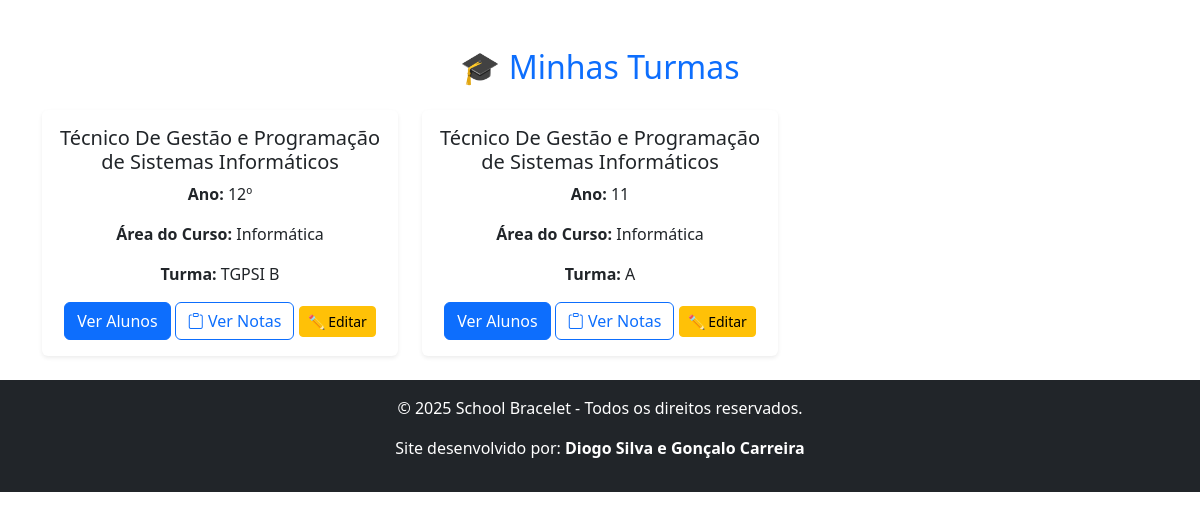
The app's page /views/professor_turmas.php (signed in) with its own data.
### tables this page shows
CREATE TABLE `turmas` (
  `id` int(11) NOT NULL,
  `nome` varchar(200) NOT NULL,
  `ano` varchar(10) NOT NULL,
  `area_curso` varchar(100) NOT NULL,
  `abreviatura_curso` varchar(20) NOT NULL,
  `letra_turma` varchar(5) NOT NULL,
  `professor_id` int(11) DEFAULT NULL,
  `modulos` text DEFAULT NULL,
  `observacoes` text DEFAULT NULL,
  `abreviatura` varchar(10) DEFAULT NULL
);

### views/professor_turmas.php (the view, shortened to what this page needs)
<?php
include '../config/db.php';
$professor_id = $_SESSION['user_id'];
$query = $conn->prepare("
    SELECT t.id, t.nome, t.ano, t.area_curso, t.abreviatura, t.letra_turma
    FROM turmas t
    WHERE t.professor_id = ?
");
$query->bind_param("i", $professor_id);
$query->execute();
$result = $query->get_result();
include '../includes/head.php';
?>
<div class="container mt-5">
    <h2 class="text-center text-primary">🎓 Minhas Turmas</h2>
    <?php if ($result->num_rows > 0): ?>
        <div class="row mt-4">
            <?php while ($turma = $result->fetch_assoc()): ?>
                <div class="col-md-4">
                    <div class="card shadow-sm border-0">
                        <div class="card-body text-center">
                            <h5 class="card-title"><?= htmlspecialchars($turma['nome']); ?></h5>
                            <p><strong>Ano:</strong> <?= htmlspecialchars($turma['ano']); ?></p>
                            <p><strong>Área do Curso:</strong> <?= htmlspecialchars($turma['area_curso']); ?></p>
                            <p><strong>Turma:</strong> <?= htmlspecialchars($turma['abreviatura'] . " " . $turma['letra_turma']); ?>
                            </p>
                            <a href="turma_alunos.php?id=<?= $turma['id']; ?>" class="btn btn-primary">Ver Alunos</a>
                            <a href="professor_notas.php?turma_id=<?= $turma['id']; ?>" class="btn btn-outline-primary">
                                <i class="bi bi-clipboard"></i> Ver Notas
                            </a>
                            <td>
                                <a href="edit_turma_professor.php?id=<?= $turma['id']; ?>" class="btn btn-warning btn-sm">
                                    ✏️ Editar
                                </a>
                            </td>
                        </div>
                    </div>
                </div>
            <?php endwhile; ?>
        </div>
    <?php else: ?>
        <p class="text-center mt-4">⚠️ Você ainda não tem turmas atribuídas.</p>
    <?php endif; ?>
</div>
<?php include '../includes/footer.php'; ?>

### records on screen
turmas: nome "Técnico De Gestão e Programação de Sistemas Informáticos", ano "12º", area_curso "Informática", abreviatura+letra_turma "TGPSI B"
turmas: nome "Técnico De Gestão e Programação de Sistemas Informáticos", ano "11", area_curso "Informática", abreviatura+letra_turma "A"
